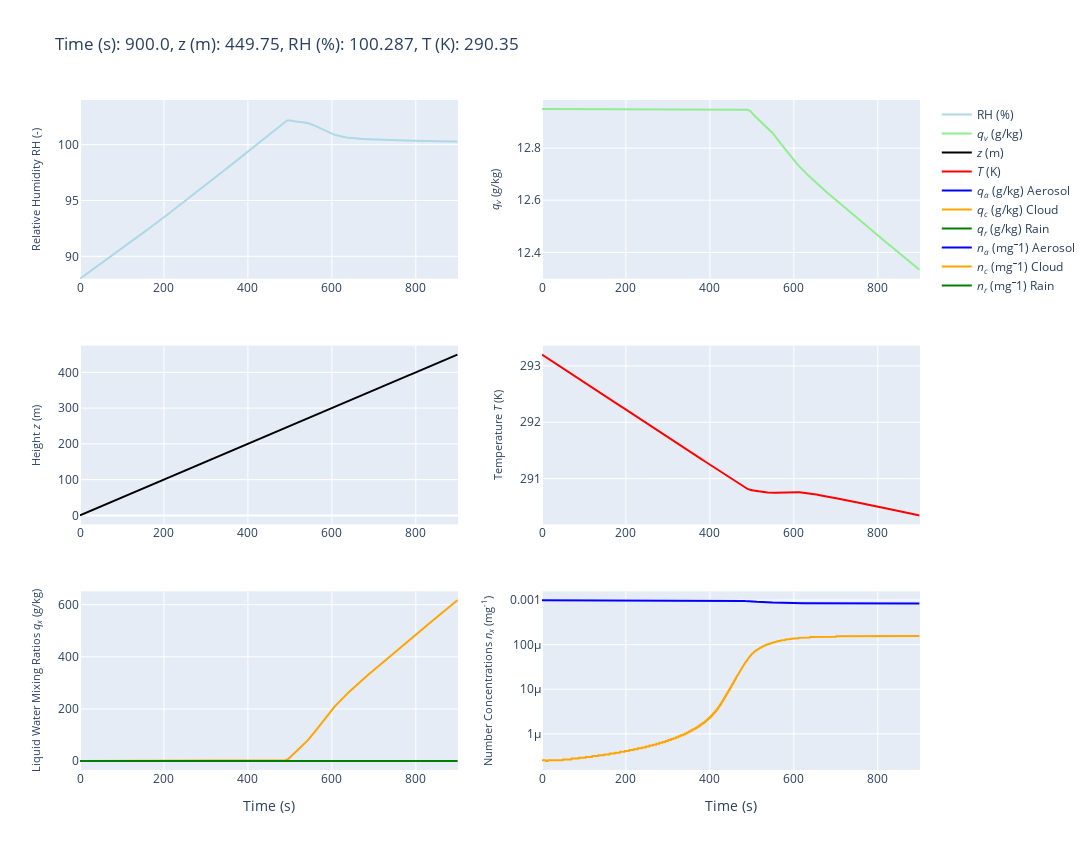

Write notebook code for a chart like this one.
### Code cell
nt, dt, time_array, T_parcel_array, RH_parcel_array, q_parcel_array, z_parcel_array, \
qa_ts,qc_ts,qr_ts, na_ts,nc_ts,nr_ts, \
spectra_arr, con_ts, act_ts, evp_ts, dea_ts, acc_ts, aut_ts = timesteps_function(n_particles_widget, P_widget, \
                                 RH_widget, T_widget, w_widget, nt_widget, \
                                 dt_widget, rm_spec, ascending_mode_widget, \
                                 mode_displaytype_widget, z_widget, max_z_widget, \
                                 Condensation_widget, Collision_widget, \
                                 mode_aero_init_widget, gridwidget, kohler_widget.value)

### Figure 1 — Plotly figure (JSON) as saved in the notebook; plotly's stock layout.template omitted (floating-point values rounded to 4 significant figures; data arrays with more than 128 entries replaced by an {"elided": "..."} marker saying what was removed)
{"data": [{"line": {"color": "lightblue"}, "mode": "lines", "name": "RH (%)", "showlegend": true, "type": "scatter", "x": {"elided": "1799 float values"}, "xaxis": "x", "y": {"elided": "1801 float values"}, "yaxis": "y"}, {"line": {"color": "lightgreen"}, "mode": "lines", "name": "<i>q<sub>v</sub></i> (g/kg)", "type": "scatter", "x": {"elided": "1799 float values"}, "xaxis": "x2", "y": {"elided": "1801 float values"}, "yaxis": "y2"}, {"line": {"color": "black"}, "mode": "lines", "name": "<i>z</i> (m)", "type": "scatter", "x": {"elided": "1799 float values"}, "xaxis": "x3", "y": {"elided": "1801 float values"}, "yaxis": "y3"}, {"line": {"color": "red"}, "mode": "lines", "name": "<i>T</i> (K)", "type": "scatter", "x": {"elided": "1799 float values"}, "xaxis": "x4", "y": {"elided": "1801 float values"}, "yaxis": "y4"}, {"line": {"color": "blue"}, "mode": "lines", "name": "<i>q<sub>a</sub></i> (g/kg) Aerosol", "type": "scatter", "x": {"elided": "1799 float values"}, "xaxis": "x5", "y": {"elided": "1801 float values"}, "yaxis": "y5"}, {"line": {"color": "orange"}, "mode": "lines", "name": "<i>q<sub>c</sub></i> (g/kg) Cloud", "type": "scatter", "x": {"elided": "1799 float values"}, "xaxis": "x5", "y": {"elided": "1801 float values"}, "yaxis": "y5"}, {"line": {"color": "green"}, "mode": "lines", "name": "<i>q<sub>r</sub></i> (g/kg) Rain", "type": "scatter", "x": {"elided": "1799 float values"}, "xaxis": "x5", "y": {"elided": "1801 int values"}, "yaxis": "y5"}, {"line": {"color": "blue"}, "mode": "lines", "name": "<i>n<sub>a</sub></i> (mg⁻1) Aerosol", "type": "scatter", "x": {"elided": "1799 float values"}, "xaxis": "x6", "y": {"elided": "1801 float values"}, "yaxis": "y6"}, {"line": {"color": "orange"}, "mode": "lines", "name": "<i>n<sub>c</sub></i> (mg⁻1) Cloud", "type": "scatter", "x": {"elided": "1799 float values"}, "xaxis": "x6", "y": {"elided": "1801 float values"}, "yaxis": "y6"}, {"line": {"color": "green"}, "mode": "lines", "name": "<i>n<sub>r</sub></i> (mg⁻1) Rain", "type": "scatter", "x": {"elided": "1799 float values"}, "xaxis": "x6", "y": {"elided": "1801 int values"}, "yaxis": "y6"}], "layout": {"height": 850, "title": {"text": "Time (s): 900.0, z (m): 449.75, RH (%): 100.287, T (K): 290.35"}, "width": 1250, "xaxis": {"anchor": "y", "domain": [0, 0.45], "range": [0, 900.5], "type": "linear"}, "xaxis2": {"anchor": "y2", "domain": [0.55, 1], "range": [0, 900.5], "type": "linear"}, "xaxis3": {"anchor": "y3", "domain": [0, 0.45], "range": [0, 900.5], "type": "linear"}, "xaxis4": {"anchor": "y4", "domain": [0.55, 1], "range": [0, 900.5], "type": "linear"}, "xaxis5": {"anchor": "y5", "domain": [0, 0.45], "range": [0, 900.5], "title": {"text": "Time (s)"}, "type": "linear"}, "xaxis6": {"anchor": "y6", "domain": [0.55, 1], "range": [0, 900.5], "title": {"text": "Time (s)"}, "type": "linear"}, "yaxis": {"anchor": "x", "domain": [0.7333, 1], "range": [88.0, 104], "title": {"font": {"size": 11}, "text": "Relative Humidity RH (-)"}, "type": "linear"}, "yaxis2": {"anchor": "x2", "autorange": true, "domain": [0.7333, 1], "range": [12.3, 12.98], "title": {"font": {"size": 11}, "text": "<i>q<sub>v</sub></i> (g/kg)"}, "type": "linear"}, "yaxis3": {"anchor": "x3", "autorange": true, "domain": [0.3667, 0.6333], "range": [-24.97, 474.5], "title": {"font": {"size": 11}, "text": "Height <i>z</i> (m)"}, "type": "linear"}, "yaxis4": {"anchor": "x4", "autorange": true, "domain": [0.3667, 0.6333], "range": [290.2, 293.4], "title": {"font": {"size": 11}, "text": "Temperature <i>T</i> (K)"}, "type": "linear"}, "yaxis5": {"anchor": "x5", "autorange": true, "domain": [0, 0.2667], "range": [-34.28, 651.3], "title": {"font": {"size": 11}, "text": "Liquid Water Mixing Ratios <i>q<sub>x</sub></i> (g/kg)"}, "type": "linear"}, "yaxis6": {"anchor": "x6", "autorange": true, "domain": [0, 0.2667], "range": [-6.811, -2.805], "title": {"font": {"size": 11}, "text": "Number Concentrations <i>n<sub>x</sub></i> (mg<sup>-1</sup>)"}, "type": "log"}}}
